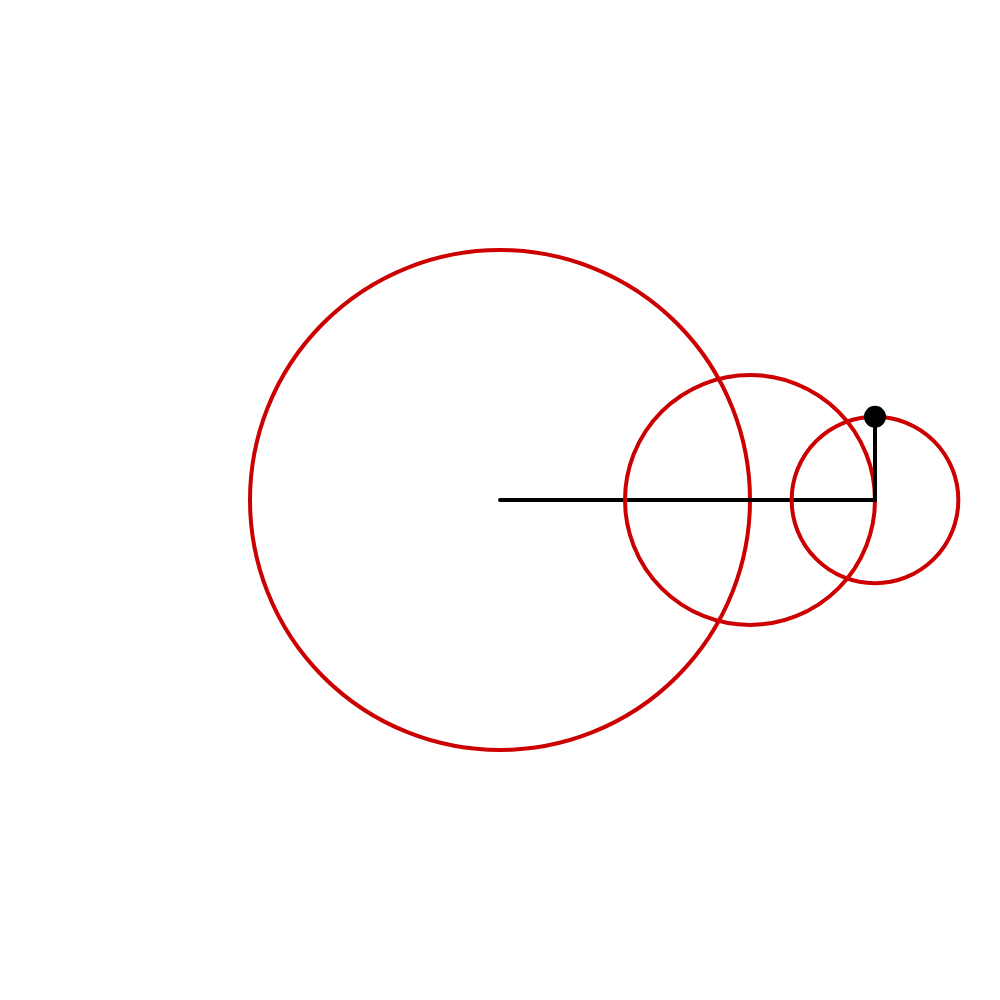
Frame 1 (no input)
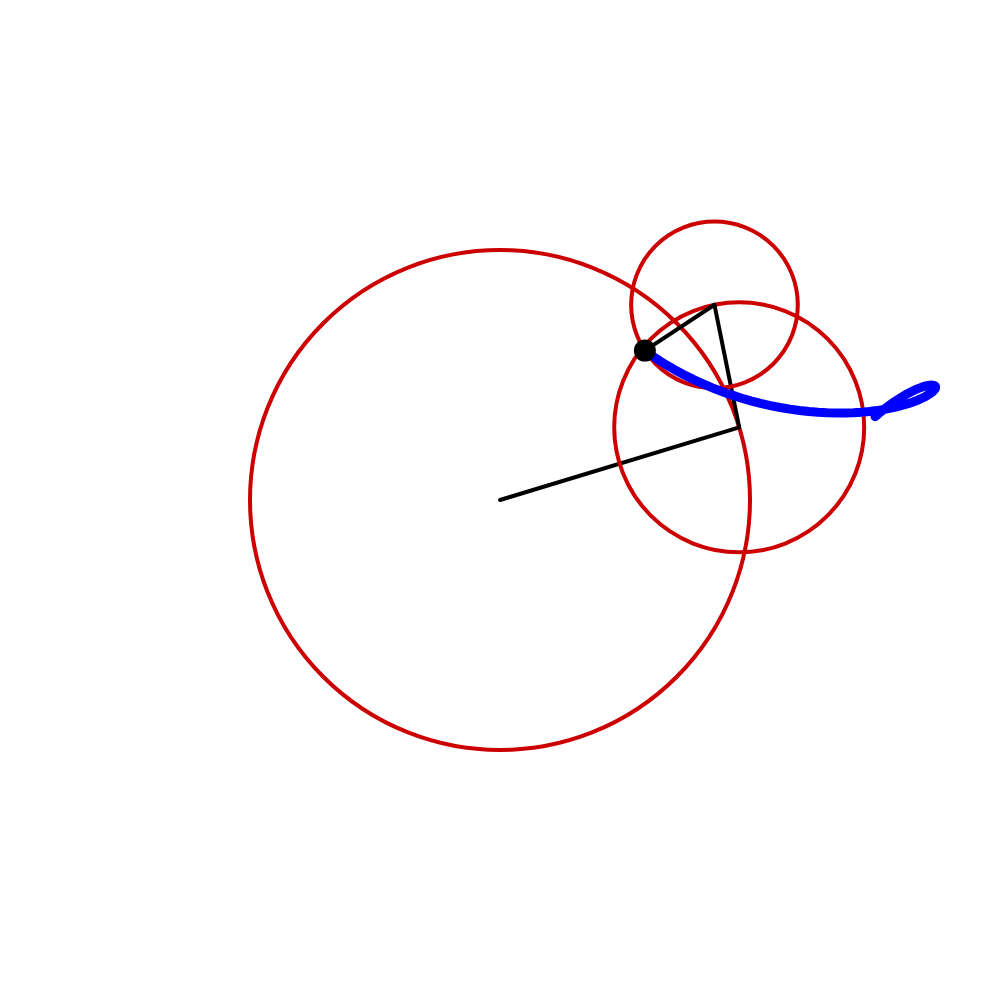
Frame 60 (no input)
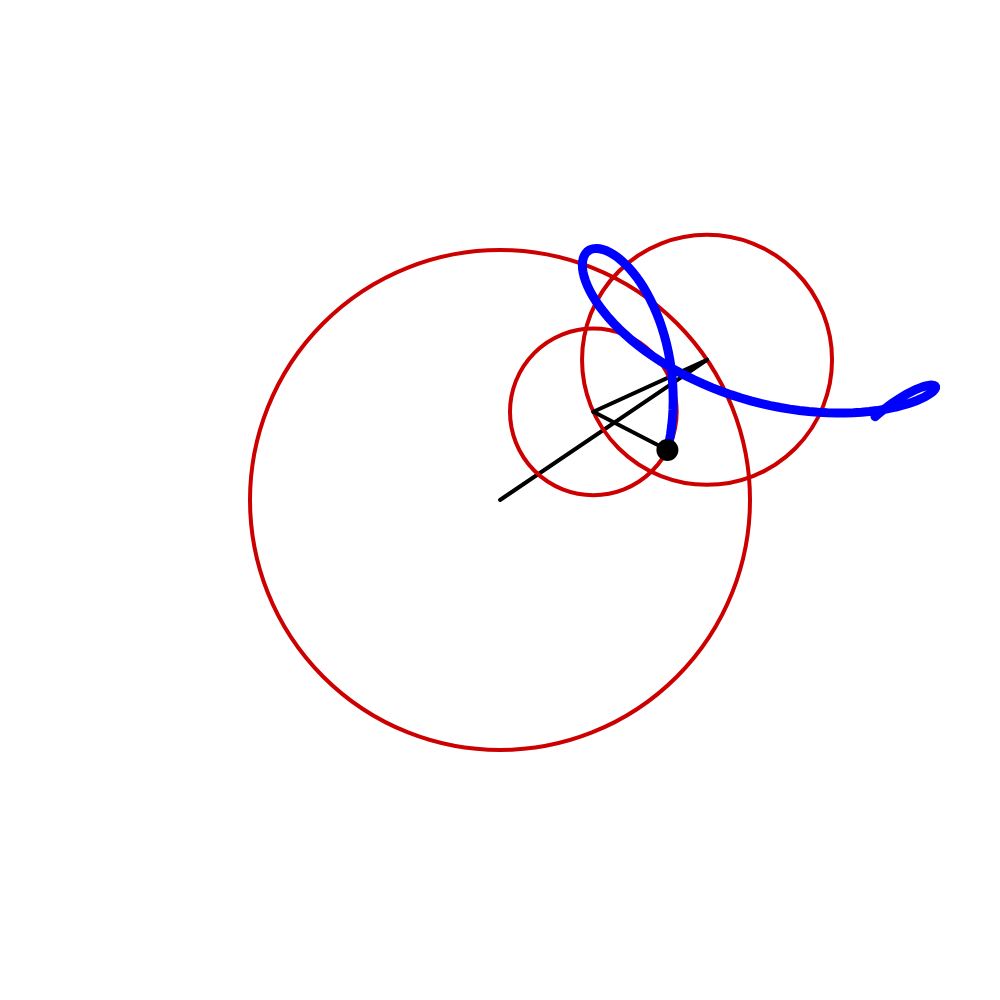
Frame 120 (the mouse pressed at the canvas centre since frame 60)

The p5.js sketch that drew these frames (run headless with seeded random() and noise() and a simulated clock; from frame 60 on, the mouse is pressed at the canvas centre):

// p5.js sketch
// ── sketch.js
let t = 0;
let dt = 0.005;
let trace = [];
let maxTrace = 1500;

let terms = [];
let scaleFactor;
let strokeSizeCurve;
let strokeSizeEpicycles;
let pointSizeCurve;

function setup() {
  initCanvas();
  complexSetup();
}

function initCanvas() {
  let s = min(windowWidth, windowHeight);
  createCanvas(s, s);
  angleMode(RADIANS);
  updateScale(s);
  background(255);
}

function updateScale(s) {
  scaleFactor = s * 0.25;
  strokeSizeCurve = s * 0.009;
  strokeSizeEpicycles = s * 0.004;
  pointSizeCurve = floor(s * 0.022);
}

function complexSetup() {
  terms = [
    { C: new Complex(1, 0), omega: 1 },
    { C: new Complex(0.5, 0), omega: 6 },
    { C: new Complex(0, 1 / 3), omega: -14 },
  ];
}

function draw() {
  background(255);
  translate(width / 2, height / 2);

  let pos = new Complex(0, 0);

  // === Draw epicycles ===
  for (let term of terms) {
    let prev = pos.copy();
    let e = Complex.exp(new Complex(0, term.omega * t));
    let contribution = Complex.mult(term.C, e);
    pos.add(contribution);

    let radius = contribution.abs() * scaleFactor;

    stroke(204, 0, 0);
    strokeWeight(strokeSizeEpicycles);
    noFill();
    ellipse(prev.re * scaleFactor, -prev.im * scaleFactor, 2 * radius, 2 * radius);

    stroke(0);
    strokeWeight(strokeSizeEpicycles);
    line(prev.re * scaleFactor, -prev.im * scaleFactor, pos.re * scaleFactor, -pos.im * scaleFactor);
  }

  // === Trace and endpoint ===
  let endpoint = createVector(pos.re * scaleFactor, -pos.im * scaleFactor);
  trace.push(endpoint);
  if (trace.length > maxTrace) trace.shift();

  stroke(0, 0, 255);
  strokeWeight(strokeSizeCurve);
  noFill();
  beginShape();
  for (let v of trace) vertex(v.x, v.y);
  endShape();

  fill(0);
  noStroke();
  ellipse(endpoint.x, endpoint.y, pointSizeCurve);

  t += dt;
}

function windowResized() {
  trace = []; // reset curve
  let s = min(windowWidth, windowHeight);
  resizeCanvas(s, s);
  updateScale(s);
  background(255);
}

// ======== Complex Number Utilities ========
class Complex {
  constructor(re, im) {
    this.re = re;
    this.im = im;
  }

  copy() {
    return new Complex(this.re, this.im);
  }

  add(c) {
    this.re += c.re;
    this.im += c.im;
  }

  abs() {
    return Math.sqrt(this.re * this.re + this.im * this.im);
  }

  static exp(c) {
    let e = Math.exp(c.re);
    return new Complex(e * Math.cos(c.im), e * Math.sin(c.im));
  }

  static mult(a, b) {
    return new Complex(a.re * b.re - a.im * b.im, a.re * b.im + a.im * b.re);
  }
}
